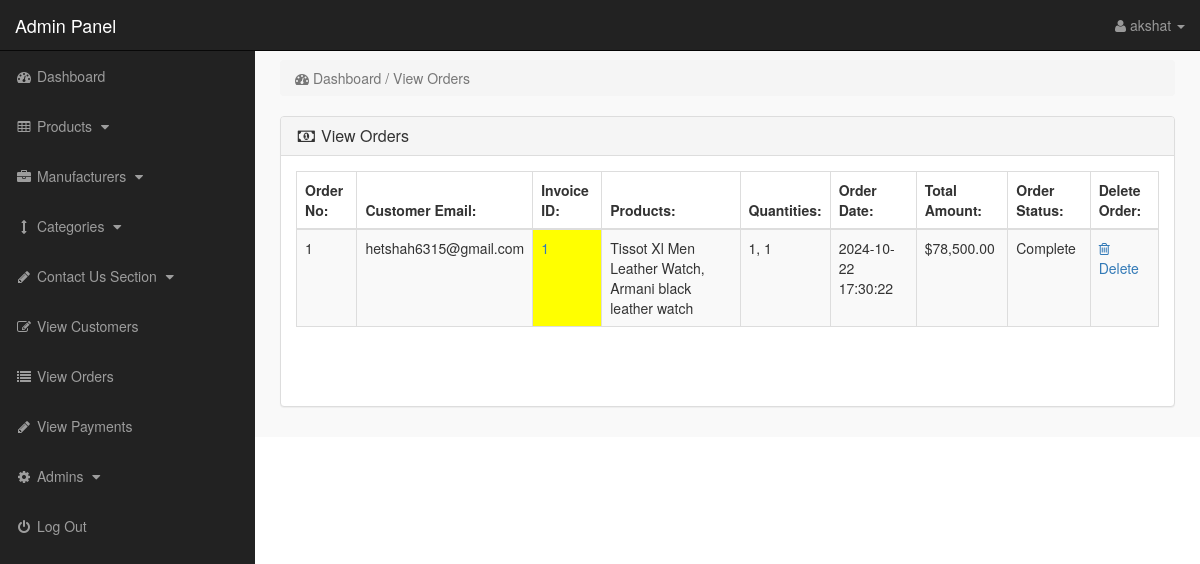
/admin/index.php?view_orders (signed in), run on the app's committed database.
### tables this page shows
CREATE TABLE `pending_orders` (
  `order_id` int(10) NOT NULL,
  `customer_id` int(10) NOT NULL,
  `invoice_id` int(10) NOT NULL,
  `product_id` text NOT NULL,
  `qty` int(10) NOT NULL,
  `p_price` text NOT NULL,
  `order_status` text NOT NULL,
  `order_total` decimal(10,2) DEFAULT NULL,
  `order_date` decimal(10,2) DEFAULT NULL,
  `payment_method` varchar(50) NOT NULL
);

CREATE TABLE `customers` (
  `customer_id` int(10) NOT NULL,
  `customer_name` varchar(255) NOT NULL,
  `customer_pass` varchar(11) NOT NULL,
  `customer_email` varchar(255) NOT NULL,
  `customer_country` text NOT NULL,
  `customer_city` text NOT NULL,
  `state` varchar(100) NOT NULL,
  `zip_code` varchar(20) NOT NULL,
  `customer_contact` varchar(255) NOT NULL,
  `phone_number` varchar(20) NOT NULL,
  `customer_address` text NOT NULL,
  `created_at` timestamp NOT NULL DEFAULT current_timestamp(),
  `updated_at` timestamp NOT NULL DEFAULT current_timestamp() ON UPDATE current_timestamp(),
  `profile_pic` varchar(255) DEFAULT NULL
);

CREATE TABLE `customer_orders` (
  `order_id` int(10) NOT NULL,
  `invoice_id` int(11) DEFAULT NULL,
  `customer_id` int(10) NOT NULL,
  `due_amount` decimal(10,2) NOT NULL,
  `order_date` timestamp NOT NULL DEFAULT current_timestamp(),
  `order_status` varchar(255) NOT NULL DEFAULT 'Complete',
  `order_total` decimal(10,2) NOT NULL
);

### admin/view_orders.php (the view, shortened to what this page needs)
<?php
if (!isset($_SESSION['admin_email'])) {
    echo "<script>window.open('login.php','_self')</script>";
} else {
?>
<div class="row">
    <div class="col-lg-12">
        <ol class="breadcrumb">
            <li class="active">
                <i class="fa fa-dashboard"></i> Dashboard / View Orders
            </li>
        </ol>
    </div>
</div>
<div class="row">
    <div class="col-lg-12">
        <div class="panel panel-default">
            <div class="panel-heading">
                <h3 class="panel-title">
                    <i class="fa fa-money fa-fw"></i> View Orders
                </h3>
            </div>
            <div class="panel-body">
                <div class="table-responsive">
                    <table class="table table-bordered table-hover table-striped">
                        <thead>
                            <tr>
                                <th>Order No:</th>
                                <th>Customer Email:</th>
                                <th>Invoice ID:</th>
                                <th>Products:</th>
                                <th>Quantities:</th>
                                <th>Order Date:</th>
                                <th>Total Amount:</th>
                                <th>Order Status:</th>
                                <th>Delete Order:</th>
                            </tr>
                        </thead>
                        <tbody>
                            <?php
                            $limit = 10;
                            if (isset($_GET['page'])) {
                                $page = $_GET['page'];
                            } else {
                                $page = 1;
                            }
                            $offset = ($page - 1) * $limit;
                            $get_orders = "
                            SELECT
                                po.order_id, po.customer_id, po.order_status,
                                co.invoice_id, co.order_date,
                                c.customer_email,
                                GROUP_CONCAT(p.product_title SEPARATOR ', ') AS product_titles,
                                GROUP_CONCAT(oi.qty SEPARATOR ', ') AS quantities,
                                SUM(oi.qty * oi.price) AS total_amount
                            FROM pending_orders po
                            JOIN customer_orders co ON po.order_id = co.order_id
                            JOIN customers c ON po.customer_id = c.customer_id
                            JOIN order_items oi ON po.order_id = oi.order_id
                            JOIN products p ON oi.product_id = p.product_id
                            GROUP BY po.order_id
                            LIMIT $offset, $limit
                            ";
                            $run_orders = mysqli_query($con, $get_orders);
                            $i = $offset;
                            while ($row_orders = mysqli_fetch_array($run_orders)) {
                                $i++;
                                $order_id = $row_orders['order_id'];
                                $customer_email = $row_orders['customer_email'];
                                $invoice_id = $row_orders['invoice_id'];
                                $product_titles = $row_orders['product_titles'];
                                $quantities = $row_orders['quantities'];
                                $order_date = $row_orders['order_date'];
                                $total_amount = $row_orders['total_amount'];
                                $order_status = $row_orders['order_status'];
                            ?>
                                <tr>
                                    <td><?php echo $i; ?></td>
                                    <td><?php echo $customer_email; ?></td>
                                    <td bgcolor="yellow">
                                        <a href="../order_confirmation.php?order_id=<?php echo $order_id; ?>">
                                            <?php echo ($invoice_id != '') ? $invoice_id : 'N/A'; ?>
                                        </a>
                                    </td>
                                    <td><?php echo $product_titles; ?></td>
                                    <td><?php echo $quantities; ?></td>
                                    <td><?php echo $order_date; ?></td>
                                    <td>$<?php echo number_format($total_amount, 2); ?></td>
                                    <td><?php echo ($order_status == 'pending') ? 'Pending' : 'Complete'; ?></td>
                                    <td>
                                        <a href="index.php?order_delete=<?php echo $order_id; ?>">
                                            <i class="fa fa-trash-o"></i> Delete
                                        </a>
                                    </td>
                                </tr>
                            <?php } ?>
                        </tbody>
                    </table>
                    <nav aria-label="Page navigation">
                    </nav>
                </div>
            </div>
        </div>
    </div>
</div>
<?php } ?>

### admin/includes/sidebar.php (shortened to what this page needs)
<?php
if (!isset($_SESSION['admin_email'])) {
    echo "<script>window.open('login.php','_self')</script>";
} else {
?>
    <nav class="navbar navbar-inverse navbar-fixed-top">
        <div class="navbar-header">
            <a class="navbar-brand" href="index.php?dashboard">Admin Panel</a>
        </div>
        <ul class="nav navbar-right top-nav">
            <li class="dropdown">
                <a href="#" class="dropdown-toggle" data-toggle="dropdown">
                    <i class="fa fa-user"></i>
                    <?php echo $admin_name; ?> <b class="caret"></b>
                </a>
            </li>
        </ul>
        <div class="collapse navbar-collapse navbar-ex1-collapse">
            <ul class="nav navbar-nav side-nav">
                <li>
                    <a href="index.php?dashboard">
                        <i class="fa fa-fw fa-dashboard"></i> Dashboard
                    </a>
                </li>
                <li>
                    <a href="#" data-toggle="collapse" data-target="#products">
                        <i class="fa fa-fw fa-table"></i> Products
                        <i class="fa fa-fw fa-caret-down"></i>
                    </a>
                </li>
                <li>
                    <a href="#" data-toggle="collapse" data-target="#manufacturers">
                        <i class="fa fa-fw fa-briefcase"></i> Manufacturers
                        <i class="fa fa-fw fa-caret-down"></i>
                    </a>
                </li>
                <li>
                    <a href="#" data-toggle="collapse" data-target="#cat">
                        <i class="fa fa-fw fa-arrows-v"></i> Categories
                        <i class="fa fa-fw fa-caret-down"></i>
                    </a>
                </li>
                <li>
                    <a href="#" data-toggle="collapse" data-target="#contact_us">
                        <i class="fa fa-fw fa-pencil"> </i> Contact Us Section
                        <i class="fa fa-fw fa-caret-down"></i>
                    </a>
                </li>
                <li>
                    <a href="index.php?view_customers">
                        <i class="fa fa-fw fa-edit"></i> View Customers
                    </a>
                </li>
                <li>
                    <a href="index.php?view_orders">
                        <i class="fa fa-fw fa-list"></i> View Orders
                    </a>
                </li>
                <li>
                    <a href="index.php?view_payments">
                        <i class="fa fa-fw fa-pencil"></i> View Payments
                    </a>
                </li>
                <li>
                    <a href="#" data-toggle="collapse" data-target="#users">
                        <i class="fa fa-fw fa-gear"></i> Admins
                        <i class="fa fa-fw fa-caret-down"></i>
                    </a>
                </li>
                <li>
                    <a href="logout.php">
                        <i class="fa fa-fw fa-power-off"></i> Log Out
                    </a>
                </li>
            </ul>
        </div>
    </nav>
<?php } ?>

### admin/css/style.css (style rules this page uses)
body { margin-top:100px; }
@media (min-width: 768px) { body { margin-top:50px; } }
.top-nav { padding:0 15px; }
.top-nav>li { display:inline-block; float:left; }
.top-nav>li>a { padding-top:15px; padding-bottom:15px; line-height:20px; color:#999; }
@media (min-width: 768px) { .side-nav { position:fixed; top:51px; width:255px; border-radius:0; overflow-y:auto; background-color: #222; bottom:0; overflow-x:hidden; padding-bottom:40px; } }
@media (min-width: 768px) { .side-nav>li>a { width:255px; } }
.panel-body { border-radius:5px; }

### data on the page
pending_orders: customer.customer_email "hetshah6315@gmail.com", customer_orders.invoice_id "1", product_titles "Tissot Xl Men Leather Watch, Armani black leather watch", quantities "1, 1", customer_orders.order_date "2024-10-22 17:30:22", total_amount "78,500.00", order_status "Complete"

### other printed values
$admin_name "akshat"
